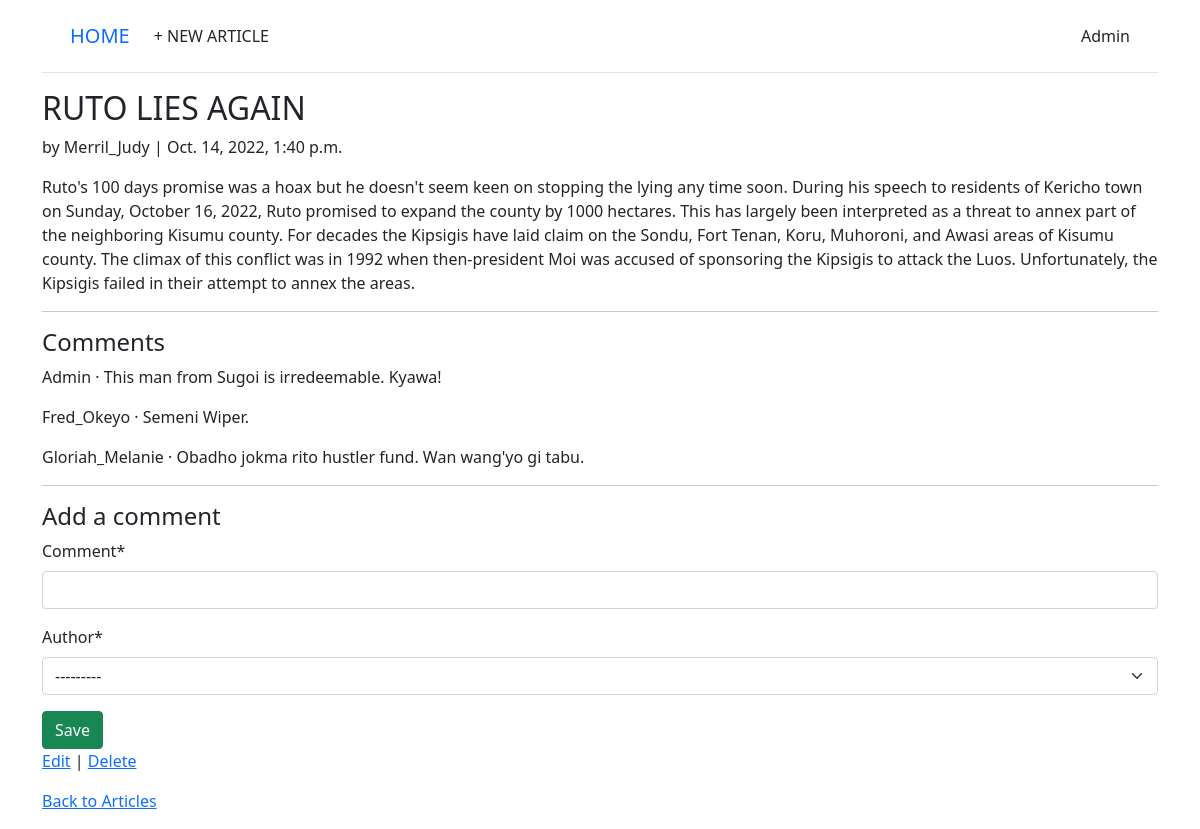
The app's page /articles/1/ (signed in) with its own data.
### accounts/models.py (models this page shows)
class CustomUser(AbstractUser):
    age = models.PositiveIntegerField(null=True, blank=True)

### articles/models.py (models this page shows, shortened)
class Article(models.Model):
    title = models.CharField(max_length=255)
    body = models.TextField()
    date = models.DateTimeField(auto_now_add=True)
    author = models.ForeignKey(
        settings.AUTH_USER_MODEL,
        on_delete=models.CASCADE,
        )

class Comment(models.Model): # new
    article = models.ForeignKey(Article, on_delete=models.CASCADE)
    comment = models.CharField(max_length=140)
    author = models.ForeignKey(settings.AUTH_USER_MODEL,on_delete=models.CASCADE,)
    def __str__(self):
        return self.comment

### articles/views.py (the view, shortened to what this page needs)
# urls.py: path("<int:pk>/", ArticleDetailView.as_view(),
class ArticleDetailView(LoginRequiredMixin, View):
    def get(self, request, *args, **kwargs):
        view = CommentGet.as_view()
        return view(request, *args, **kwargs)

### articles/forms.py
class CommentForm(forms.ModelForm):
    class Meta:
        model = Comment
        fields = ("comment", "author")

### articles/views.py (called while the page is built)
    def get_context_data(self, **kwargs):
        context = super().get_context_data(**kwargs)
        context["form"] = CommentForm()
        return context

### templates/article_detail.html
{% extends "base.html" %}
{% load crispy_forms_tags %}
{% block content %}
<div class="article-entry">
 <h2>{{ object.title }}</h2>
 <p>by {{ object.author }} | {{ object.date }}</p>
 <p>{{ object.body }}</p>
 <hr>
<h4>Comments</h4>
{% for comment in article.comment_set.all %}
 <p>{{ comment.author }} &middot; {{ comment }}</p>
{% endfor %}
<hr>
<h4>Add a comment</h4>
 <form action="" method="post">{% csrf_token %}
 {{ form|crispy }}
 <button class="btn btn-success ml-2" type="submit">Save</button>
 </form>
</div>
<p><a href="{% url 'article_edit' article.pk %}">Edit</a> |
 <a href="{% url 'article_delete' article.pk %}">Delete</a></p>
<p><a href="{% url 'article_list' %}">Back to Articles</a></p>
{% endblock content %}

### templates/base.html (shortened to what this page needs)
<!DOCTYPE html>
<html>
<head>
 <link href="https://cdn.jsdelivr.net/npm/bootstrap@5.1.3/dist/css/bootstrap.min.css" rel="stylesheet">
</head>
<body>
</body>
<body>
    <div class="container">
     <header class="p-3 mb-3 border-bottom">
     <div class="container">
     <div class="d-flex flex-wrap align-items-center justify-content-center
     justify-content-lg-start">
     <a class="navbar-brand" href="{% url 'home' %}">HOME</a>
     <ul class="nav col-12 col-lg-auto me-lg-auto mb-2 justify-content-
    center
     mb-md-0">
     {% if user.is_authenticated %}
     <li><a href="{% url 'article_new'%}" class="nav-link px-2 link-dark">+ NEW ARTICLE</a></li>
     </ul>
     <div class="dropdown text-end">
     <a href="#" class="d-block link-dark text-decoration-none dropdowntoggle"
     id="dropdownUser1" data-bs-toggle="dropdown" aria-expanded="false">
     {{ user.username }}
     </a>
     </div>
     {% endif %}
     </div>
     </div>
     </header>
     <main>
     {% block content %}
     {% endblock content %}
     </main>
    </div>
</html>

### records on screen
CustomUser: username "Admin"
Article: title "RUTO LIES AGAIN", author "Merril_Judy", date "Oct. 14, 2022, 1:40 p.m.", body "Ruto's 100 days promise was a hoax but he doesn't seem keen on stopping the lying any time soon. During his speech to residents of Kericho town on Sunday, October 16, 2022, Ruto promised to expand the county by 1000 hectares. This has largely been interpreted as a threat to annex part of the neighboring Kisumu county. For decades the Kipsigis have laid claim on the Sondu, Fort Tenan, Koru, Muhoroni, and Awasi areas of Kisumu county. The climax of this conflict was in 1992 when then-president Moi was accused of sponsoring the Kipsigis to attack the Luos. Unfortunately, the Kipsigis failed in their attempt to annex the areas."
Comment: author "Admin", comment "This man from Sugoi is irredeemable. Kyawa!"
Comment: author "Fred_Okeyo", comment "Semeni Wiper."
Comment: author "Gloriah_Melanie", comment "Obadho jokma rito hustler fund. Wan wang'yo gi tabu."
